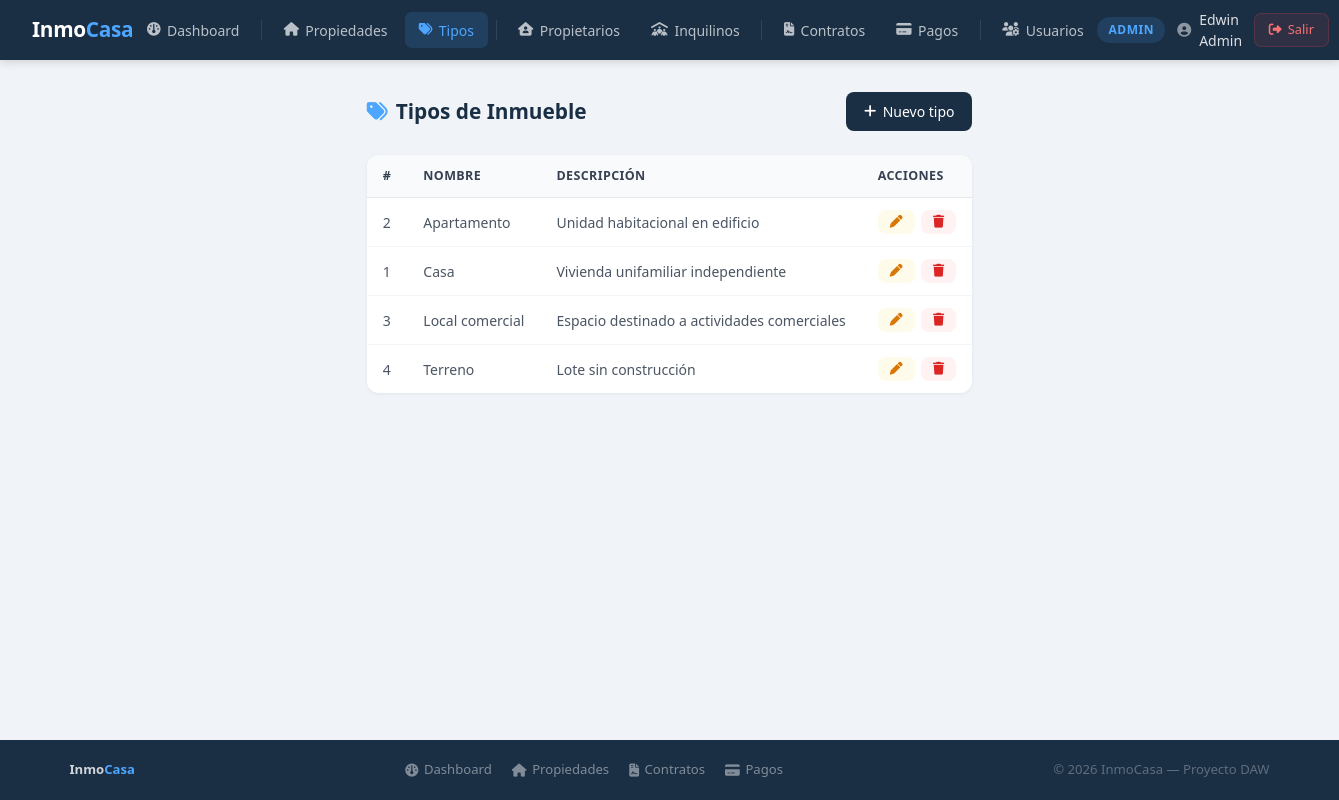
Page /index.php?action=tipos (signed in) on the committed database.
### tables this page shows
CREATE TABLE IF NOT EXISTS tipos_inmueble (
    id INT AUTO_INCREMENT PRIMARY KEY,
    nombre VARCHAR(50) NOT NULL,
    descripcion TEXT,
    created_at TIMESTAMP DEFAULT CURRENT_TIMESTAMP
);

### app/controllers/TipoInmuebleController.php (called while the page is built, shortened)
<?php
include_once __DIR__ . '/../models/TipoInmueble.php';
class TipoInmuebleController {
    private $modelo;
    public function __construct() {
        $this->modelo = new TipoInmueble();
    }
    public function index() {
        $tipos = $this->modelo->obtenerTodos();
        include_once __DIR__ . '/../views/tipos/index.php';
    }
}
?>

### config/database.example.php (called while the page is built, shortened)
<?php
class Database{
    private static $conn = null;
    public static function getConexion(){
        if( self::$conn === null){
            try{
                $dsn = 'mysql:host='.DB_HOST .
                ';port='. DB_PORT .
                ';dbname='.DB_NAME .
                ';charset=utf8';
                self::$conn = new PDO($dsn , DB_USER,DB_PASS ,[
                    PDO::ATTR_ERRMODE => PDO::ERRMODE_EXCEPTION,
                    PDO::ATTR_DEFAULT_FETCH_MODE => PDO::FETCH_ASSOC,
                    PDO::ATTR_EMULATE_PREPARES => false,
                ]);
            }catch(PDOException $e){
                die("Error de conexion: ". $e->getMessage());
            }
        }
        return self::$conn;
    }
}
?>

### app/models/TipoInmueble.php (called while the page is built, shortened)
<?php
class TipoInmueble {
    private $conn;
    public function __construct() {
        $this->conn = Database::getConexion();
    }
    public function obtenerTodos() {
        try {
            $sql = "SELECT * FROM tipos_inmueble ORDER BY nombre ASC";
            $stmt = $this->conn->prepare($sql);
            $stmt->execute();
            return $stmt->fetchAll();
        } catch (PDOException $e) {
            return ["exito" => false, "mensaje" => "Error al obtener tipos: " . $e->getMessage()];
        }
    }
}
?>

### app/views/tipos/index.php (the view, shortened to what this page needs)
<?php include_once __DIR__ . '/../layouts/header.php'; ?>
<?php $tipos = $tipos ?? []; $rol = $_SESSION['rol']; ?>
<div class="page-header">
    <div class="page-title"><i class="fa-solid fa-tags"></i> Tipos de Inmueble</div>
    <?php if ($rol === 'Admin'): ?>
        <a href="<?= BASE_URL ?>?action=tipo_crear" class="btn btn-primary"><i class="fa-solid fa-plus"></i> Nuevo tipo</a>
    <?php endif; ?>
</div>
<div class="table-wrap">
    <?php if (empty($tipos)): ?>
        <div class="empty-state"><i class="fa-solid fa-tags"></i> No hay tipos registrados</div>
    <?php else: ?>
        <table>
            <thead><tr><th>#</th><th>Nombre</th><th>Descripción</th><?php if ($rol === 'Admin'): ?><th>Acciones</th><?php endif; ?></tr></thead>
            <tbody>
                <?php foreach ($tipos as $t): ?>
                <tr>
                    <td><?= $t['id'] ?></td>
                    <td><?= htmlspecialchars($t['nombre']) ?></td>
                    <td><?= htmlspecialchars($t['descripcion'] ?? '—') ?></td>
                    <?php if ($rol === 'Admin'): ?>
                    <td>
                        <div class="acciones">
                            <a href="<?= BASE_URL ?>?action=tipo_editar&id=<?= $t['id'] ?>" class="btn btn-sm btn-warning" title="Editar"><i class="fa-solid fa-pen"></i></a>
                            <a href="<?= BASE_URL ?>?action=tipo_eliminar&id=<?= $t['id'] ?>" class="btn btn-sm btn-danger" title="Eliminar" onclick="return confirm('¿Eliminar este tipo?')"><i class="fa-solid fa-trash"></i></a>
                        </div>
                    </td>
                    <?php endif; ?>
                </tr>
                <?php endforeach; ?>
            </tbody>
        </table>
    <?php endif; ?>
</div>
<?php include_once __DIR__ . '/../layouts/footer.php'; ?>

### public/css/style.css (style rules this page uses)
*, *::before, *::after { margin: 0; padding: 0; box-sizing: border-box; }
html { font-size: 16px; }
body { font-family: 'Segoe UI', system-ui, -apple-system, sans-serif; background: #f0f4f8; color: #1a2e44; min-height: 100vh; line-height: 1.5; display: flex; flex-direction: column; }
a { color: #4da6ff; text-decoration: none; transition: color 0.2s; }
.btn { display: inline-flex; align-items: center; gap: 0.4rem; padding: 0.55rem 1.1rem; border-radius: 8px; font-size: 0.875rem; font-weight: 500; text-decoration: none; cursor: pointer; border: none; transition: all 0.2s; white-space: nowrap; }
.btn-primary { background: #1a2e44; color: #fff; }
.btn-warning { background: #fffbeb; color: #d97706; }
.btn-danger { background: #fef2f2; color: #dc2626; }
.btn-sm { padding: 0.35rem 0.75rem; font-size: 0.8rem; }
.table-wrap { background: #fff; border-radius: 12px; box-shadow: 0 1px 4px rgba(0,0,0,0.06); overflow: hidden; }
table { width: 100%; border-collapse: collapse; font-size: 0.875rem; }
thead { background: #f8fafc; border-bottom: 1px solid #e5e7eb; }
th { padding: 0.75rem 1rem; text-align: left; font-weight: 600; color: #374151; font-size: 0.78rem; text-transform: uppercase; letter-spacing: 0.4px; white-space: nowrap; }
td { padding: 0.75rem 1rem; color: #4b5563; border-bottom: 1px solid #f3f4f6; vertical-align: middle; }
tr:last-child td { border-bottom: none; }
.acciones { display: flex; gap: 0.4rem; flex-wrap: wrap; }
.page-header { display: flex; align-items: center; justify-content: space-between; margin-bottom: 1.5rem; flex-wrap: wrap; gap: 1rem; }
.page-title { font-size: 1.3rem; font-weight: 600; color: #1a2e44; display: flex; align-items: center; gap: 0.5rem; }
.page-title i { color: #4da6ff; }

### app/views/layouts/header.php (style rules this page uses)
* { margin: 0; padding: 0; box-sizing: border-box; }
body { font-family: 'Segoe UI', sans-serif; background: #f0f4f8; min-height: 100vh; display: flex; flex-direction: column; }

### app/views/tipos/index.php (style rules this page uses)
.page-header { display: flex; align-items: center; justify-content: space-between; margin-bottom: 1.5rem; flex-wrap: wrap; gap: 1rem; }
.page-title { font-size: 1.3rem; font-weight: 600; color: #1a2e44; display: flex; align-items: center; gap: 0.5rem; }
.page-title i { color: #4da6ff; }
.btn { display: inline-flex; align-items: center; gap: 0.4rem; padding: 0.55rem 1.1rem; border-radius: 8px; font-size: 0.875rem; font-weight: 500; text-decoration: none; cursor: pointer; border: none; transition: all 0.2s; }
.btn-primary { background: #1a2e44; color: #fff; }
.btn-sm { padding: 0.35rem 0.75rem; font-size: 0.8rem; }
.btn-warning { background: #fffbeb; color: #d97706; }
.btn-danger { background: #fef2f2; color: #dc2626; }
.table-wrap { background: #fff; border-radius: 12px; box-shadow: 0 1px 4px rgba(0,0,0,0.06); overflow: hidden; }
table { width: 100%; border-collapse: collapse; font-size: 0.875rem; }
thead { background: #f8fafc; border-bottom: 1px solid #e5e7eb; }
th { padding: 0.75rem 1rem; text-align: left; font-weight: 600; color: #374151; font-size: 0.78rem; text-transform: uppercase; letter-spacing: 0.4px; }
td { padding: 0.75rem 1rem; color: #4b5563; border-bottom: 1px solid #f3f4f6; vertical-align: middle; }
tr:last-child td { border-bottom: none; }
.acciones { display: flex; gap: 0.4rem; }

### rows in the picture
tipos_inmueble: id "2", nombre "Apartamento", descripcion "Unidad habitacional en edificio"
tipos_inmueble: id "1", nombre "Casa", descripcion "Vivienda unifamiliar independiente"
tipos_inmueble: id "3", nombre "Local comercial", descripcion "Espacio destinado a actividades comerciales"
tipos_inmueble: id "4", nombre "Terreno", descripcion "Lote sin construcción"

### other values in the picture
$rol "ADMIN"
$nombre "Edwin Admin"
